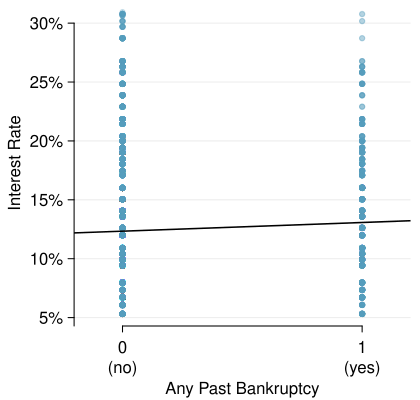

The R source for this figure:
library(xtable)
library(openintro)
d <- loans_full_schema
d$past_bankr <- (d$public_record_bankrupt > 0) + 0



myPDF("intRateVsPastBankrScatter.pdf", 4.2, 4,
      mar = c(3.7, 3.7, 0, 0.5),
      mgp = c(2.5,0.55,0))
plot(d$past_bankr, d$interest_rate,
     xlim = c(-0.15, 1.15),
     axes = FALSE,
     type = "n",
     xlab = "",
     ylab = "Interest Rate")
at <- seq(0, 30, 5)
abline(h = at, col = COL[7, 3])
points(d$past_bankr, # + runif(nrow(d), -0.05, 0.05),
    d$interest_rate, # + rnorm(nrow(d), sd = 0.5),
    col = COL[1, 4],
    pch = 19,
    cex = 0.7)
AxisInPercent(2, at)
par(mgp = c(2.5, 1.55, 0))
axis(1, at = 0:1, labels = c("0\n(no)", "1\n(yes)"))
par(mgp = c(2.5, 0.55, 0))
mtext("Any Past Bankruptcy", 1, 2.6)
m <- lm(interest_rate ~ past_bankr, data = d)
abline(m, col = COL[5], lwd = 1.5)
dev.off()

summary(m)
xtable(m)
